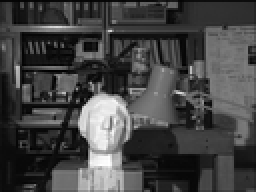
%> input picture 5.bmp, 128 x 96 px, shrunk from 384 x 288 before the run (shown 2 times larger)
$ octave ostu_segement.m   (GNU Octave 9; MATLAB toolbox functions it lacks are replaced by stand-ins)
%> lines starting %> are read from the running program, lines starting %| are printed output that depends on the picture; in (x1, y1, x2, y2) boxes, pixels count from 0 and x2, y2 are one past the last pixel; in counts of white or black regions, pixels touching at a corner belong together; the program's own positions count from 1
clear all;
I=imread('5.bmp');
%> I is the input picture: size 96x128x3 uint8; min 0, max 255, mean 67.9
I=rgb2gray(I);
%> I: size 96x128 uint8
subplot(1,3,1);imshow(I);
xlabel('(a)原始图像');
%使用graythresh函数计算阈值
level = graythresh(I);
%> level = 0.337
%大津法计算全局图像I的阈值
BW=im2bw(I,level);
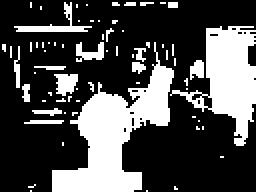
%> BW: size 96x128 logical (shown 2 times larger); 30% white; 69 white regions (56 under 20 px), largest, box (x1, y1, x2, y2) and area: (26, 21, 87, 96) 1764, (85, 13, 128, 73) 1145, (7, 1, 46, 16) 138
subplot(1,3,2);imshow(BW);
xlabel('(b)graythresh函数计算阈值');
disp(strcat('graythresh函数计算灰度阈值：',num2str(uint8(level*255))));
%| graythresh函数计算灰度阈值：86
%下面MATLAB程序实现简化计算阈值
IMAX=max(max(I));         %取出最大灰度值
%> IMAX = 255
IMIN=min(min(I));         %取出最小灰度值
%> IMIN = 0
T=double(IMIN:IMAX);
%> T = 256 values from 0 to 255
ISIZE=size(I);    %图像大小
%> ISIZE = [96 128]
muxSize=ISIZE(1)*ISIZE(2);
%> muxSize = 12288
for i=1:length(T)
    %从最小灰度值到最大值分别计算方差
    TK=T(1,i);
    ifground=0;
    ibground=0;
    %定义前景和背景灰度总和
    FgroundS=0;
    BgroundS=0;
    for j=1:ISIZE(1)
        for k=1:ISIZE(2)
            tmp=I(j,k);
            if(tmp>=TK)
                ifground=ifground+1;
                FgroundS=FgroundS+double(tmp);  %前景灰度值
            else
                %背景像素点的计算
                ibground=ibground+1;
                BgroundS=BgroundS+double(tmp);
            end
        end
    end
    %计算前景和背景的比例、平均灰度值
    %这里存在一个0分母的情况，导致警告，但不影响结果
    w0=ifground/muxSize;
    w1=ibground/muxSize;
    u0=FgroundS/ifground;
    u1=BgroundS/ibground;
    T(2,i)=w0*w1*(u0-u1)*(u0-u1);  %计算方差
end
%> this loop made 256 passes
%> (w0, w1, u0, u1) on passes 1 to 3: (1, 0, 67.95, NaN), (0.999, 0.00057, 67.98, 0), (0.999, 0.000814, 68, 0.3)
%> after the loop, T = 256 columns, first 8: [0 1 2 3 4 5 6 7; NaN 2.63 3.73 5.85 9.3 14.65 25.71 42.21]
%遍历后寻找I第二行的最大值
oMax=max(T(2,:));
%> oMax = 1813.5
%第二行方差的最大值，忽略NaN
idx=find(T(2,:)>=oMax);
%> idx = 88
%方差最大值所对应的列号
T=uint8(T(1,idx));
%> T = 87
%从第一行取出灰度值作为赋值
disp(strcat('简化大津法计算灰度阈值：',num2str(T)));
%| 简化大津法计算灰度阈值：87
BW=im2bw(I,double(T)/255);  %阈值分割
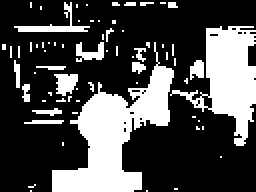
%> BW: size 96x128 logical (shown 2 times larger); 29.6% white; 68 white regions (55 under 20 px), largest, box (x1, y1, x2, y2) and area: (26, 21, 87, 96) 1755, (85, 13, 128, 73) 1139, (7, 1, 45, 16) 133
subplot(1,3,3);imshow(BW);
xlabel('(c)简化大津法计算阈值');
